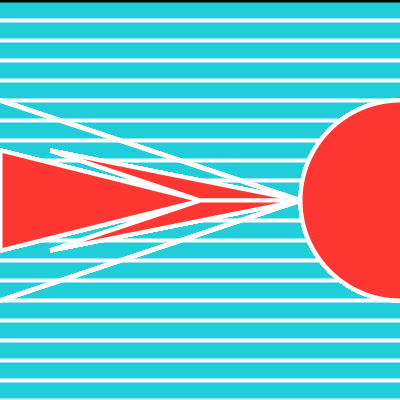
Frame 1 (no input)
Frame 60 (the mouse pressed at the canvas centre just before this capture): identical to frame 1, image omitted
Frame 120 (the mouse held since frame 60 and released just before this capture): identical to frame 1, image omitted

The Processing sketch that drew this single still picture (run headless with seeded random() and noise(); from frame 60 on, the mouse is pressed at the canvas centre):

// Processing sketch: Marcone_Sofia3
// ── Marcone_Sofia3.pde
int a = 50;

void setup(){
  size(400,400);
}
void draw(){
  background(33,205,217);
  stroke(0);
  strokeWeight(4);
  for(int i = 0; i < a; i++){
    line(0, i*20, 400, i*20);
    //TRIANGULOS
    
    stroke(255);
    triangle(0,150,0,250,200,200);
      stroke(255);
    triangle(300,200,a,150,200,200);
    triangle(300,200,a,250,200,200);
    line(0,100,300,200);
    line(0,300,300,200);
    stroke(255);
    strokeWeight(4);
    line(300,200,400,200);
    //CIRCULO
    
    fill(255,55,50);
    ellipse(400,200,200,200);
    
  }
  }
